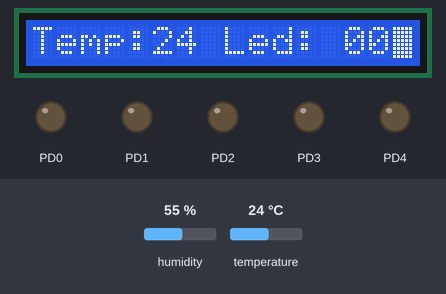
The program below on a simulated ATmega16, built with avr-gcc and emulated at 8 MHz. Parts: 16×1 character LCD, output pins drawn as LEDs (lit = HIGH). Wiring (inferred from the names in the program): DHT11 sensor: data PA2; character LCD (HD44780): RS PD6; R/W PD5; E PD7; data PC0, PC1, PC2, PC3, PC4, PC5, PC6, PC7. The test bench sets the inputs (shaded band); at power-on: temperature 24 °C, humidity 55 %. Pins used as bus, display or sensor lines are not drawn.

Above: at 3.2 s.
3.3 s: temperature set to 12 °C
At 4.9 s:
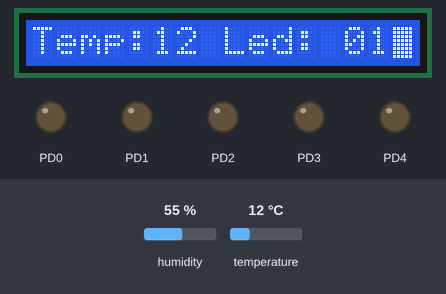
5.2 s: temperature set to 19 °C
At 6.5 s:
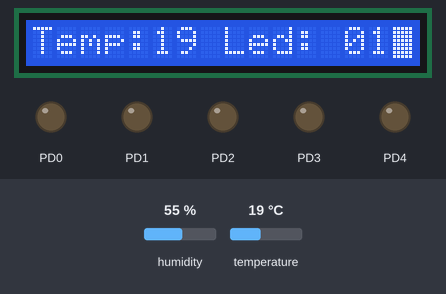
7.7 s: temperature set to 28 °C
At 9.2 s:
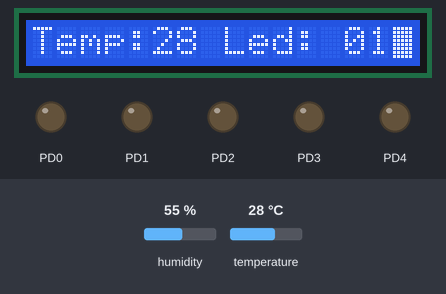
Timing chart, 0 to 10.7 s (numbered marks = the images above; inputs shaded):
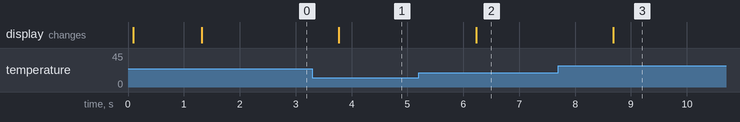

The program:

main.c
```c
/*
 * Example test bench for DHT22 on an Atmega 1284
 *
 * Author      : David Feng
 * Updated     : June 26th, 2018
 * Usage       : Compiled on AVR-GCC using Atmel Studio 7
 */

#ifndef F_CPU
#define F_CPU 8000000UL //define microcontroller clock speed
#endif

#include <util/delay.h>
#include "lcd_io.h" //library that controls LCD display
#include "DHT.h" //library that works with DHT sensor
#define DEGREE_SYMBOL 0xDF
uint16_t temperature_int = 0;
uint16_t humidity_int = 0;

//function to convert number values into characters
/*void LCD_print(uint16_t temp, unsigned char cur_count) {

	unsigned char ten_count = 0;
	unsigned char hun_count = 0;

	LCD_Cursor(cur_count);
	while( temp >= 100 ) {
		hun_count++;
		temp -= 100;
	}

	LCD_WriteData(hun_count + '0');
	cur_count++;

	LCD_Cursor(cur_count);
	while( temp >= 10 ) {
		ten_count++;
		temp -= 10;
	}

	LCD_WriteData(ten_count + '0');
	cur_count++;

	LCD_Cursor(cur_count);
	LCD_WriteData('.');
	cur_count++;

	LCD_Cursor(cur_count);
	LCD_WriteData((unsigned char) temp + '0');

	LCD_Cursor(0);
}*/
// Hàm m?i ?? hi?n th? s? nguyên 2 ch? s? (thay th? cho hàm LCD_print c?)
void LCD_print_integer(uint16_t number, unsigned char column) {
	char buffer[3]; // Buffer cho 2 ch? s? và ký t? k?t thúc chu?i
	sprintf(buffer, "%02d", number); // ??nh d?ng s? thành chu?i 2 ch? s? (ví d?: 9 -> "09", 31 -> "31")

	LCD_Cursor(column); // Di chuy?n con tr? ??n c?t b?t ??u
	LCD_WriteData(buffer[0]); // In ra ch? s? hàng ch?c

	LCD_Cursor(column + 1); // Di chuy?n ??n c?t ti?p theo
	LCD_WriteData(buffer[1]); // In ra ch? s? hàng ??n v?
}

int main(void) {

	//Initializing LCD Display to output data from DHT sensor

	DDRC = 0xFF; PORTC = 0x00;   // set PORTC to output
	DDRD = 0xFF; PORTD = 0x00;   // set PORTD to output

	const char* template = "Temp:   oC      Led: ";
	const char* error = "Error";

	LCD_init();
	LCD_ClearScreen ();
	LCD_DisplayString (1, template);

	_delay_ms(1000);

    while (1) {
		//call DHT sensor function defined in DHT.c
		// Bên trong vòng l?p while(1) c?a hàm main

		if (dht_GetTempUtil(&temperature_int, &humidity_int) != -1) {
			// G?i hàm m?i ?? hi?n th? nhi?t ??
			LCD_print_integer(temperature_int, 6); // In nhi?t ?? ? c?t th? 6
			if (temperature_int > 25 || temperature_int < 20) {
				LCD_print_integer(1, 22); // In nhi?t ?? ? c?t th? 6
			}
			else {
				LCD_print_integer(0, 22); // In nhi?t ?? ? c?t th? 6
			}
			// G?i hàm m?i ?? hi?n th? ?? ?m
			//LCD_print_integer(humidity_int, 20); // In ?? ?m ? c?t th? 20
		}

		else {LCD_DisplayString (1, error);}

		_delay_ms(1000);
    }
}
```

DHT.h
```c
#ifndef __DHT_H__
#define __DHT_H__

/*
 * DHT Sensor for AVR-GCC Family
 *
 * Author      : David Feng
 * Updated     : June 26th, 2018
 * Description : DHT Sensor Library for AVR-GCC compiler
 * Usage       : Use library with AVR-GCC for Atmega family of microcontrollers (tested with Atmega 1284)
 */

#include <stdio.h>
#include <avr/io.h>

//Port where DHT sensor is connected
//Port where DHT sensor is connected
#define DHT_DDR DDRA
#define DHT_PORT PORTA
#define DHT_PIN PINA
#define DHT_INPUTPIN 2

//Define sensor type
#define DHT_DHT11 0
#define DHT_DHT22 1
#define DHT_TYPE DHT_DHT11

//timeout retries
#define DHT_TIMEOUT 200

//functions
#if DHT_TYPE == 1
extern int8_t dht_GetTempUtil(uint16_t *temperature, uint16_t *humidity);
#elif DHT_TYPE == 0
extern int8_t dht_GetTempUtil(int8_t *temperature, int8_t *humidity);
#endif

#endif
```

DHT.c
```c
#include <stdio.h>
#include <string.h>
#include <avr/io.h>
#include <util/delay.h>

#include "DHT.h"

//main function that communicates with DHT sensor
#if DHT_TYPE == 1
int8_t dht_GetTemp(uint16_t *temperature, uint16_t *humidity) {
#elif DHT_TYPE == 0
int8_t dht_GetTemp(int8_t *temperature, int8_t *humidity) {
#endif
	uint8_t bits[5];
	uint8_t i,j = 0;

	memset(bits, 0, sizeof(bits));

	//prepare correct port and pin of DHT sensor
	DHT_DDR |= (1 << DHT_INPUTPIN); //output
	DHT_PORT |= (1 << DHT_INPUTPIN); //high
	_delay_ms(100);

	//begin send request
	DHT_PORT &= ~(1 << DHT_INPUTPIN); //low
	#if DHT_TYPE == DHT_DHT11
	_delay_ms(18);
	#elif DHT_TYPE == DHT_DHT22
	_delay_us(500);
	#endif
	DHT_PORT |= (1 << DHT_INPUTPIN); //high
	DHT_DDR &= ~(1 << DHT_INPUTPIN); //input
	_delay_us(40);

	//check first start condition
	if((DHT_PIN & (1<<DHT_INPUTPIN))) {
		return -1;
	}
	_delay_us(80);

	//check second start condition
	if(!(DHT_PIN & (1<<DHT_INPUTPIN))) {
		return -1;
	}
	_delay_us(80);

	//read-in data
	uint16_t timeoutcounter = 0;
	for (j=0; j<5; j++) { //for each byte (5 total)
		uint8_t result = 0;
		for(i=0; i<8; i++) {//for each bit in each byte (8 total)
			timeoutcounter = 0;
			while(!(DHT_PIN & (1<<DHT_INPUTPIN))) { //wait for an high input (non blocking)
				timeoutcounter++;
				if(timeoutcounter > DHT_TIMEOUT) {
					return -1;
				}
			}
			_delay_us(30);
			if(DHT_PIN & (1<<DHT_INPUTPIN))
				result |= (1<<(7-i));
			timeoutcounter = 0;
			while(DHT_PIN & (1<<DHT_INPUTPIN)) {
				timeoutcounter++;
				if(timeoutcounter > DHT_TIMEOUT) {
					return -1;
				}
			}
		}
		bits[j] = result;
	}

	//reset port
	DHT_DDR |= (1<<DHT_INPUTPIN); //output
	DHT_PORT |= (1<<DHT_INPUTPIN); //low
	_delay_ms(100);

	//compare checksum
	if ((uint8_t)(bits[0] + bits[1] + bits[2] + bits[3]) == bits[4]) {
		//return temperature and humidity
		#if DHT_TYPE == DHT_DHT22
		*temperature = bits[2]<<8 | bits[3];
		*humidity = bits[0]<<8 | bits[1];

		#elif DHT_TYPE == DHT_DHT11
		*temperature = bits[2];
		*humidity = bits[0];
		#endif

		return 0;
	}

	return -1;
}

//function that calls data function read-in
#if DHT_TYPE == 1
int8_t dht_GetTempUtil(uint16_t *temperature, uint16_t *humidity) {
	#elif DHT_TYPE == 0
	int8_t dht_GetTempUtil(int8_t *temperature, int8_t *humidity) {
		#endif
		return dht_GetTemp(temperature, humidity);
	}
```

lcd_io.h
```c
#ifndef __lcd_io_h__
#define __lcd_io_h__

void LCD_init();
void LCD_ClearScreen(void);
void LCD_WriteCommand (unsigned char Command);
void LCD_Cursor (unsigned char column);
void LCD_WriteData(unsigned char Data);
void LCD_DisplayString(unsigned char column ,const char *string);
void delay_ms(int miliSec);
#endif
```

lcd_io.c
```c
#include <avr/io.h>
#include <avr/interrupt.h>
#include <stdio.h>
#include "lcd_io.h"

#define _SET_BIT(p,i) ((p) |= (1 << (i)))
#define CLR_BIT(p,i) ((p) &= ~(1 << (i)))
#define GET_BIT(p,i) ((p) & (1 << (i)))

/*-------------------------------------------------------------------------*/

#define DATA_BUS PORTC		// port connected to pins 7-14 of LCD display
#define CONTROL_BUS PORTD	// port connected to pins 4 and 6 of LCD disp.
#define RS 6			// pin number of uC connected to pin 4 of LCD disp.
#define RW 5
#define E 7			// pin number of uC connected to pin 6 of LCD disp.

/*-------------------------------------------------------------------------*/

void LCD_ClearScreen(void) {
	LCD_WriteCommand(0x01);
}

void LCD_init(void) {

	//wait for 100 ms.
	delay_ms(100);
	LCD_WriteCommand(0x38);
	LCD_WriteCommand(0x06);
	LCD_WriteCommand(0x0f);
	LCD_WriteCommand(0x01);
	delay_ms(10);
}

void LCD_WriteCommand (unsigned char Command) {
	CLR_BIT(CONTROL_BUS,RS);
	CLR_BIT(CONTROL_BUS,RW);
	DATA_BUS = Command;
	_SET_BIT(CONTROL_BUS,E);
	asm("nop");
	CLR_BIT(CONTROL_BUS,E);
	delay_ms(2); // ClearScreen requires 1.52ms to execute
}

void LCD_WriteData(unsigned char Data) {
	_SET_BIT(CONTROL_BUS,RS);
	CLR_BIT(CONTROL_BUS,RW);
	DATA_BUS = Data;
	_SET_BIT(CONTROL_BUS,E);
	asm("nop");
	CLR_BIT(CONTROL_BUS,E);
	delay_ms(1);
}

void LCD_DisplayString( unsigned char column, const char* string) {
	LCD_ClearScreen();
	unsigned char c = column;
	while(*string) {
		LCD_Cursor(c++);
		LCD_WriteData(*string++);
	}
}

void LCD_Cursor(unsigned char column) {
	if ( column < 17 ) { // 16x1 LCD: column < 9
		// 16x2 LCD: column < 17
		LCD_WriteCommand(0x80 + column - 1);
		} else {
		LCD_WriteCommand(0xB8 + column - 9);	// 16x1 LCD: column - 1
		// 16x2 LCD: column - 9
	}
}

void LCDBuildChar(unsigned char loc, unsigned char *p)
{
	unsigned char i;
	if(loc<8) //If valid address
	{
		LCD_WriteCommand(0x40+(loc*8)); //Write to CGRAM
		for(i=0;i<8;i++)
		LCD_WriteData(p[i]); //Write the character pattern to CGRAM
	}
	LCD_WriteCommand(0x80); //shift back to DDRAM location 0
}

void delay_ms(int miliSec) //for 8 Mhz crystal
{
	int i,j;
	for(i=0;i<miliSec;i++)
	for(j=0;j<775;j++)
	{
		asm("nop");
	}
}
```

Measured:
- after the input at 3.3 s, the display: changes after 0.47 s (image 1)
- after the input at 5.2 s, the display: changes after 1.0 s (image 2)
- after the input at 7.7 s, the display: changes after 0.98 s (image 3)
